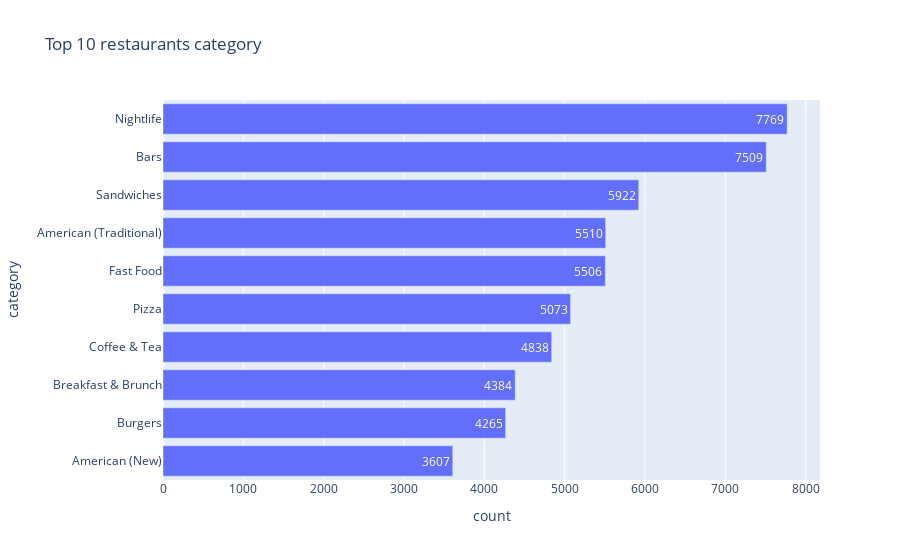

The notebook cell this image was saved under:
### Code cell
rest_cate_count = rest_cate.value_counts().reset_index(name='count')
top10_rest_cate_count = rest_cate_count.iloc[:10]
top_10_rest_cate = px.bar(top10_rest_cate_count, y='category', x='count', text_auto=True,
             title='Top 10 restaurants category')
top_10_rest_cate.update_layout(yaxis=dict(autorange='reversed'))
top_10_rest_cate.update_layout(
    autosize=True)

### Figure 1 — Plotly figure (JSON) as saved in the notebook; plotly's stock layout.template omitted (floating-point values rounded to 4 significant figures)
{"data": [{"alignmentgroup": "True", "hovertemplate": "count=%{x}<br>category=%{y}<extra></extra>", "legendgroup": "", "marker": {"color": "#636efa", "pattern": {"shape": ""}}, "name": "", "offsetgroup": "", "orientation": "h", "showlegend": false, "textposition": "auto", "texttemplate": "%{x}", "type": "bar", "x": [7769, 7509, 5922, 5510, 5506, 5073, 4838, 4384, 4265, 3607], "xaxis": "x", "y": ["Nightlife", "Bars", "Sandwiches", "American (Traditional)", "Fast Food", "Pizza", "Coffee & Tea", "Breakfast & Brunch", "Burgers", "American (New)"], "yaxis": "y"}], "layout": {"autosize": true, "barmode": "relative", "legend": {"tracegroupgap": 0}, "title": {"text": "Top 10 restaurants category"}, "xaxis": {"anchor": "y", "domain": [0, 1], "title": {"text": "count"}}, "yaxis": {"anchor": "x", "autorange": "reversed", "domain": [0, 1], "title": {"text": "category"}}}}
